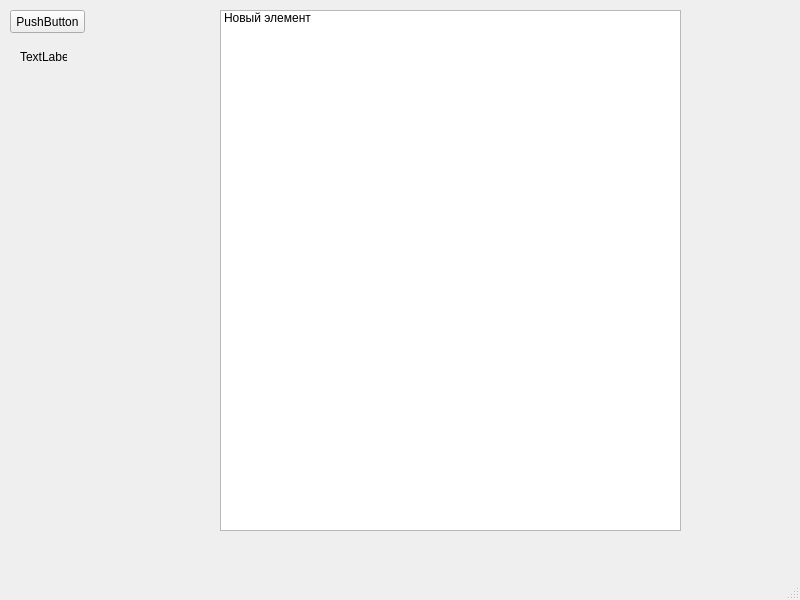
<?xml version="1.0" encoding="UTF-8"?>
<ui version="4.0">
 <class>MainWindow</class>
 <widget class="QMainWindow" name="MainWindow">
  <property name="geometry">
   <rect>
    <x>0</x>
    <y>0</y>
    <width>800</width>
    <height>600</height>
   </rect>
  </property>
  <property name="windowTitle">
   <string>MainWindow</string>
  </property>
  <widget class="QWidget" name="centralwidget">
   <widget class="QPushButton" name="pushButton">
    <property name="geometry">
     <rect>
      <x>10</x>
      <y>10</y>
      <width>75</width>
      <height>23</height>
     </rect>
    </property>
    <property name="text">
     <string>PushButton</string>
    </property>
   </widget>
   <widget class="QLabel" name="label">
    <property name="geometry">
     <rect>
      <x>20</x>
      <y>50</y>
      <width>47</width>
      <height>13</height>
     </rect>
    </property>
    <property name="text">
     <string>TextLabel</string>
    </property>
   </widget>
   <widget class="QListWidget" name="vivod">
    <property name="geometry">
     <rect>
      <x>220</x>
      <y>10</y>
      <width>461</width>
      <height>521</height>
     </rect>
    </property>
    <item>
     <property name="text">
      <string>Новый элемент</string>
     </property>
    </item>
   </widget>
  </widget>
  <widget class="QMenuBar" name="menubar">
   <property name="geometry">
    <rect>
     <x>0</x>
     <y>0</y>
     <width>800</width>
     <height>21</height>
    </rect>
   </property>
  </widget>
  <widget class="QStatusBar" name="statusbar"/>
 </widget>
 <resources/>
 <connections/>
</ui>
